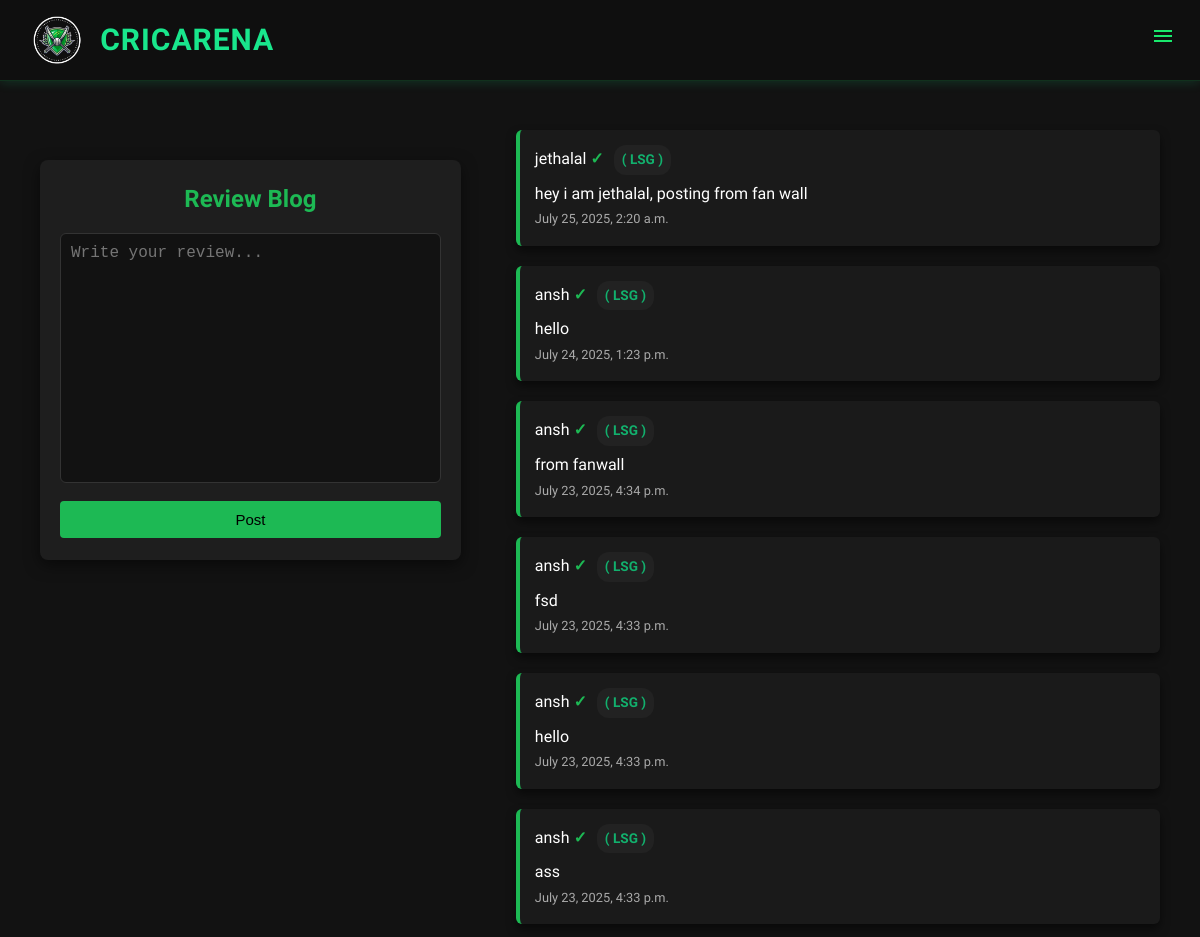
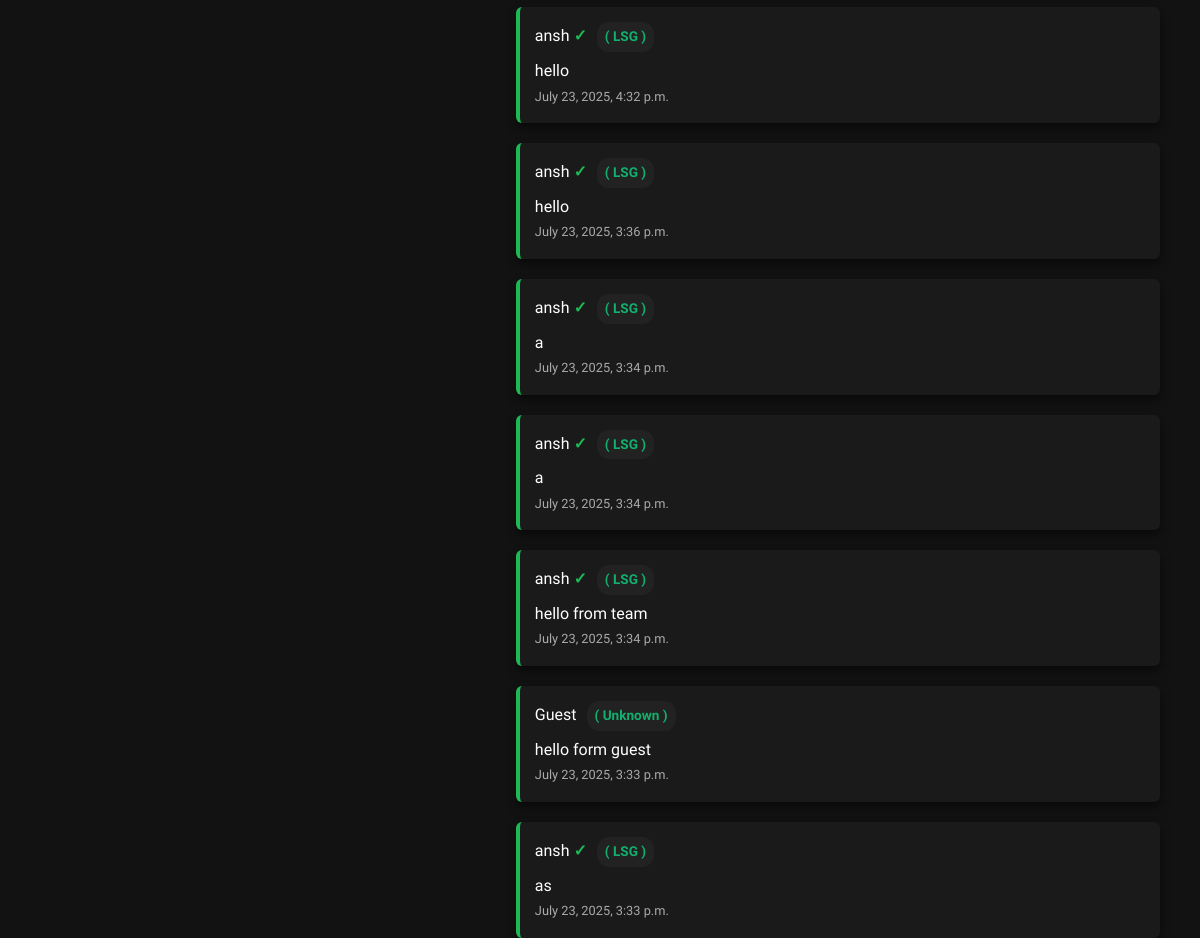
/blogpage/ (upper part), run on an earlier commit of the app's database (2 pictures, top to bottom).
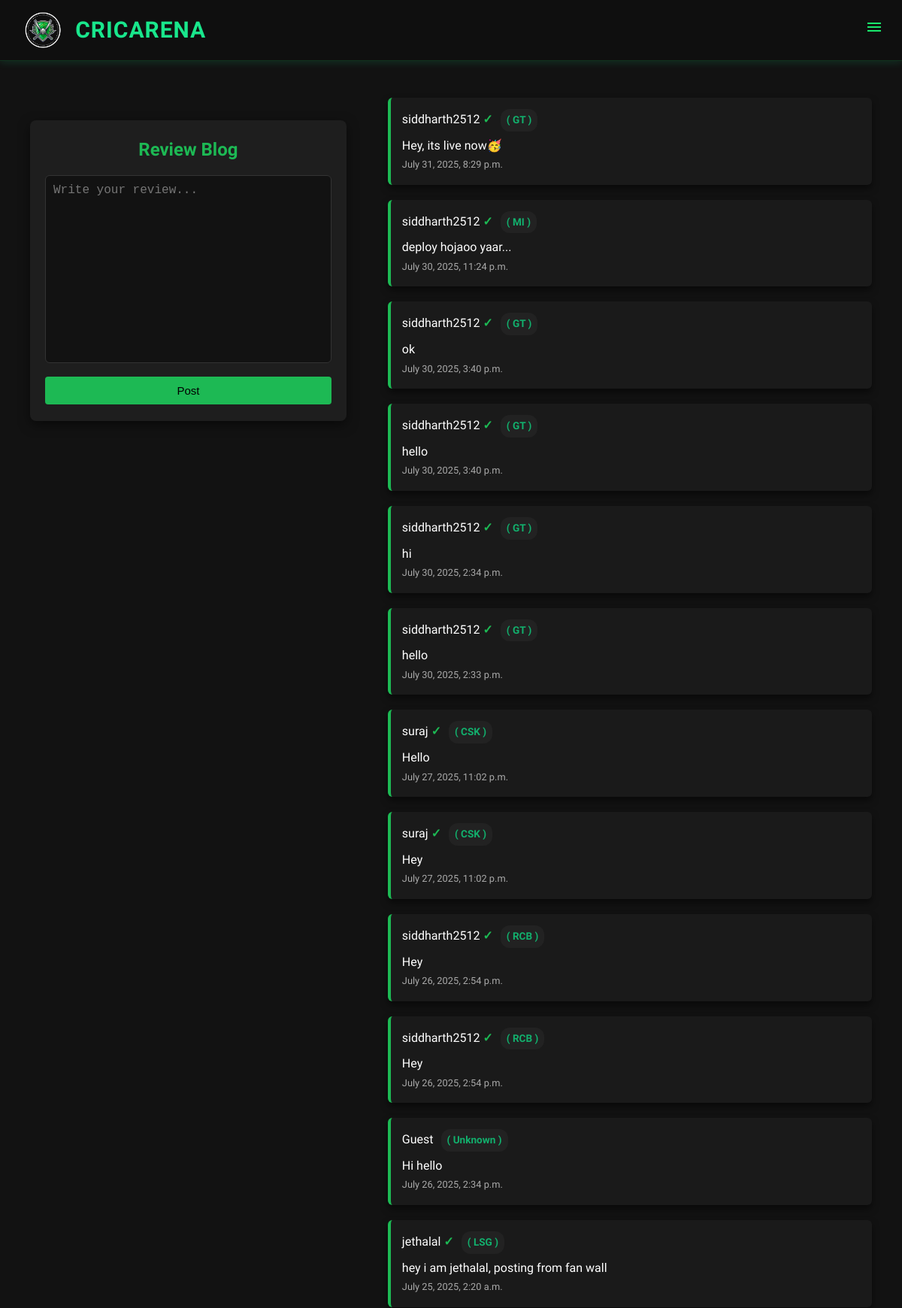
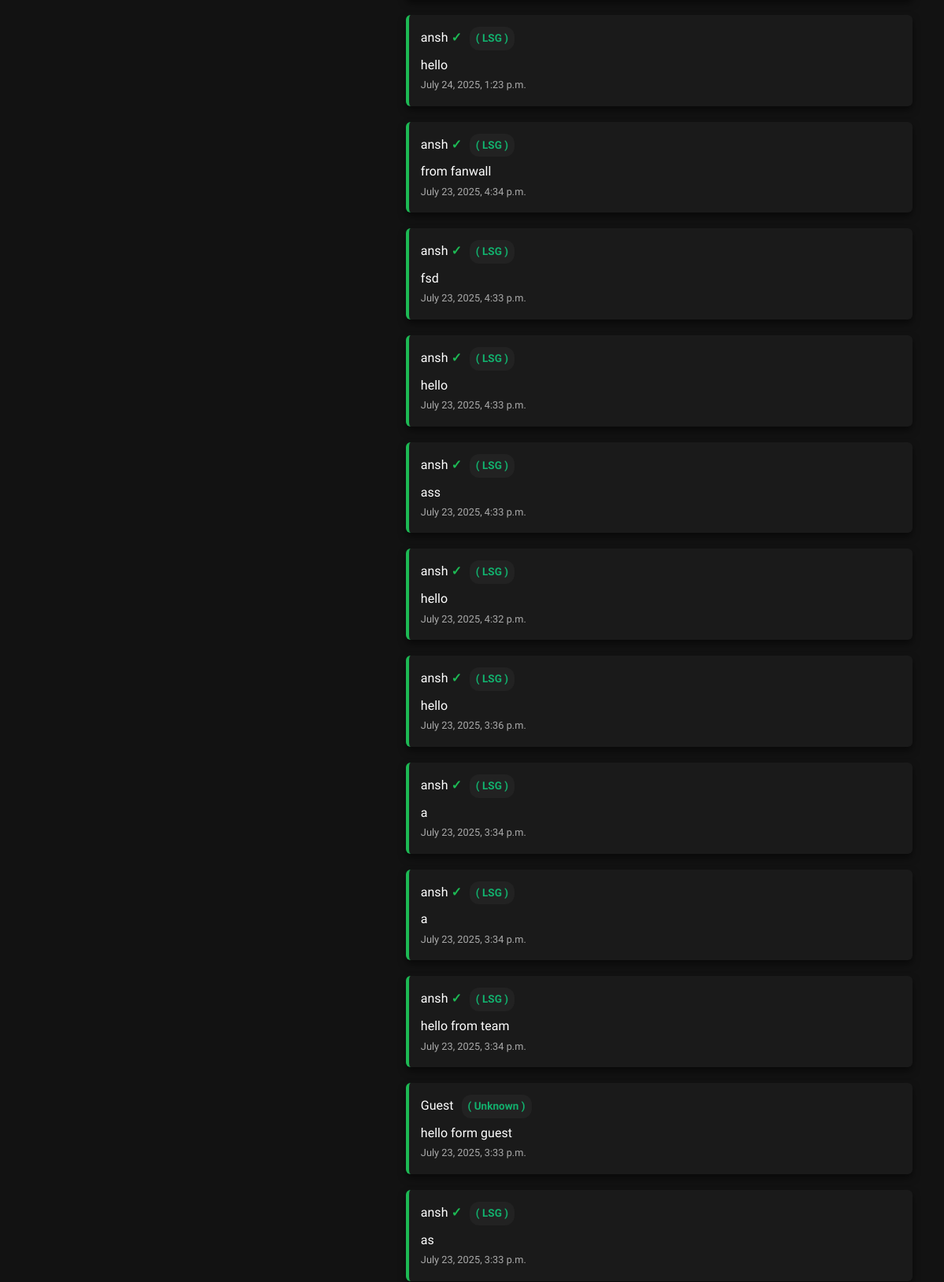
And on a later commit of the database (2 pictures, top to bottom).
### blogpage/models.py (models this page shows, shortened)
class Post(models.Model):
    author_name = models.CharField(max_length=100)
    team_name = models.CharField(max_length=100)
    is_verified = models.BooleanField(default=False)
    content = models.TextField()
    created_at = models.DateTimeField(auto_now_add=True)

### blogpage/views.py (the view, shortened to what this page needs)
# urls.py: path('', blog_page, name='blogpage'),
def blog_page(request):
    posts = Post.objects.all().order_by('-created_at')
    if request.user.is_authenticated:
        team_name = getattr(request.user, 'fav_ipl_team', request.user.username)
    else:
        team_name = "Unknown"
    return render(request, 'blogpage/blog.html', {
        'posts': posts,
        'team_name': team_name
    })

### blogpage/templates/blogpage/blog.html (shortened to what this page needs)
{% load static %}
<!DOCTYPE html>
<html lang="en">
<head>
  <link rel="stylesheet" href="{% static 'styles.css' %}">
</head>
<body>
      {% include 'blogpage/navbar.html' %}
<div class="main-container">
  <div class="container">
    <h1>Review Blog</h1>
    <div class="post-form">
      <textarea id="postContent" placeholder="Write your review..."></textarea>
      <button onclick="submitPost()">Post</button>
    </div>
  </div>
    <div class="post-list" id="postList">
       {% for post in posts %}
    <div class="post">
        <span class="author-name">{{ post.author_name }}</span>
        {% if post.is_verified %}
            <span class="verified">✓</span>
        {% endif %}
        <span class="team-name">( {{ post.team_name }} )</span>
        <br>
        <p>{{ post.content }}</p>
        <small>{{ post.created_at }}</small>
    </div>
{% endfor %}
</body>
</html>

What changed in the data, as far as the page shows it:
added Post: author_name "siddharth2512", team_name "GT", content "Hey, its live now🥳", created_at "July 31, 2025, 8:29 p.m."
added Post: author_name "siddharth2512", team_name "MI", content "deploy hojaoo yaar...", created_at "July 30, 2025, 11:24 p.m."
added Post: author_name "siddharth2512", team_name "GT", content "ok", created_at "July 30, 2025, 3:40 p.m."
added Post: author_name "siddharth2512", team_name "GT", content "hello", created_at "July 30, 2025, 3:40 p.m."
added Post: author_name "siddharth2512", team_name "GT", content "hi", created_at "July 30, 2025, 2:34 p.m."
added Post: author_name "siddharth2512", team_name "GT", content "hello", created_at "July 30, 2025, 2:33 p.m."
added Post: author_name "suraj", team_name "CSK", content "Hello", created_at "July 27, 2025, 11:02 p.m."
added Post: author_name "suraj", team_name "CSK", content "Hey", created_at "July 27, 2025, 11:02 p.m."
added Post: author_name "siddharth2512", team_name "RCB", content "Hey", created_at "July 26, 2025, 2:54 p.m."
added Post: author_name "siddharth2512", team_name "RCB", content "Hey", created_at "July 26, 2025, 2:54 p.m."
added Post: author_name "Guest", team_name "Unknown", content "Hi hello", created_at "July 26, 2025, 2:34 p.m."
